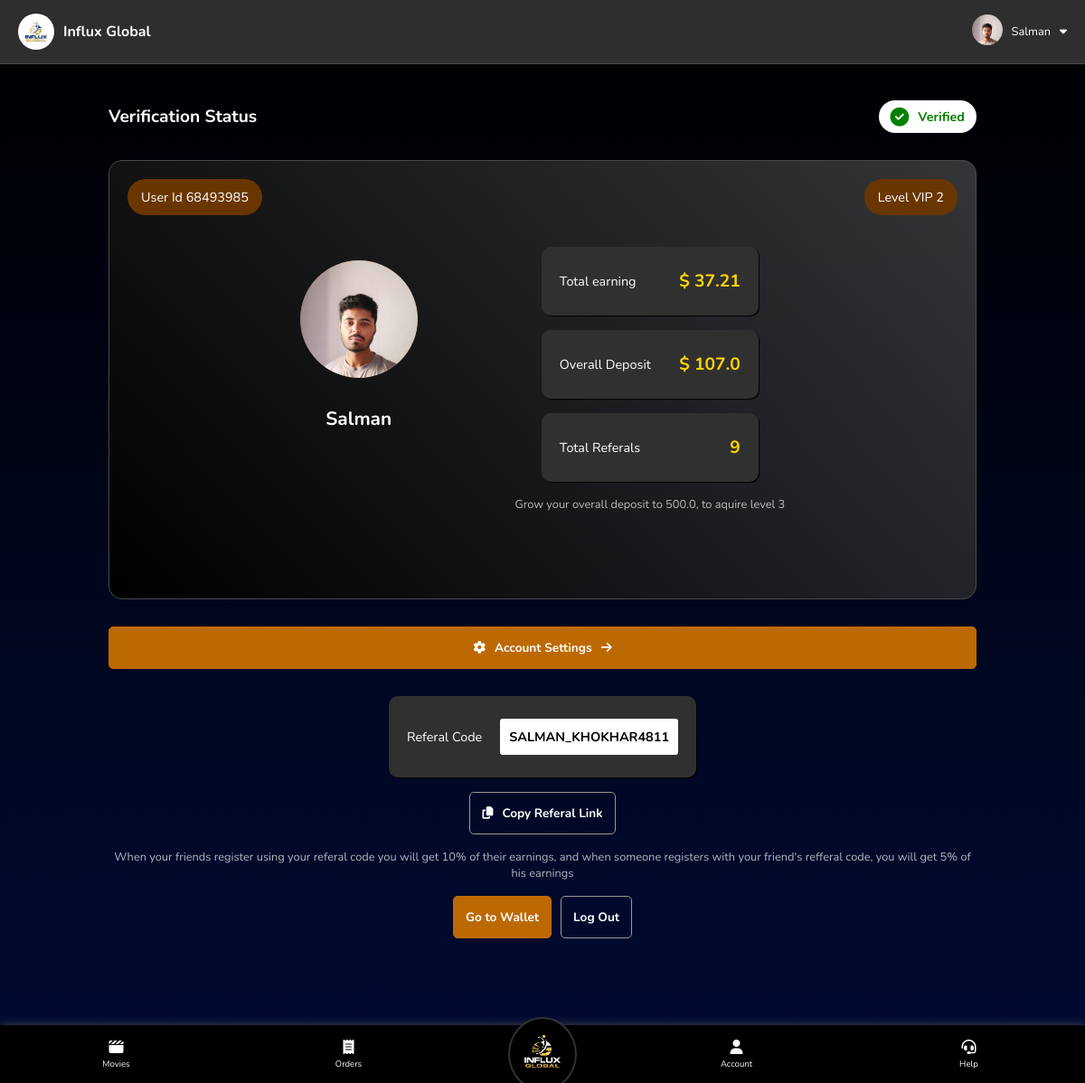
The app's page /user/account (signed in) with its own data.
### backend.py (models this page shows)
class users(db.Model):
    user_id = db.Column(db.String(50), primary_key=True, nullable=False)
    name = db.Column(db.String(50), nullable=False, unique=False)
    email = db.Column(db.String, nullable=True, unique=False)
    phone = db.Column(db.String(50), nullable=False, unique=True)
    password = db.Column(db.String(50), nullable=False, unique=False)
    country = db.Column(db.String(20), nullable=False, unique=False)
    account_status = db.Column(db.String(20), nullable=True, unique=False)
    selfReferalCode = db.Column(db.String(50), nullable=False, unique=True)
    joiningReferalCode = db.Column(db.String(50), nullable=False, unique=False)
    level = db.Column(db.Integer, nullable=False, unique=False)
    purchased_tickets = db.Column(db.String, nullable=True, unique=False)
    payment_requests = db.Column(db.String, nullable=True, unique=False)
    overall_referals = db.Column(db.Integer, nullable=False, unique=False)
    overall_deposit = db.Column(db.Float, nullable=False, unique=False)
    wallet_balance = db.Column(db.Float, nullable=False, unique=False)
    experience_money = db.Column(db.Float, nullable=True, unique=False)
    overall_earning = db.Column(db.Float, nullable=False, unique=False)
    today_earning = db.Column(db.Float, nullable=False, unique=False)
    monthly_earning = db.Column(db.Float, nullable=False, unique=False)

### backend.py (the view)
@app.route("/user/account", methods=["GET"])
def user_account():
    if request.method == "GET":
        if "user" in session:
            user_id = session["user"]
            selected_user = users.query.filter_by(user_id = user_id).first()
            if selected_user:
                level_upgrade_string = generate_level_upgrade_string(selected_user.level, selected_user.overall_referals, selected_user)
                return render_template("user/account.html", user=selected_user, level_upgrade_string=level_upgrade_string, currentPagespanText="Account", round=round, get_dpImg_src=get_dpImg_src)
            else:
                session.pop("user")
                return redirect("/")
        else:
            return redirect("/")

### backend.py (called while the page is built)
@app.route("/get-dp-img-src/<string:user_id>", methods=["GET"])
def get_dpImg_src(user_id):
    user_dp_folder = os.path.join(app.config['UPLOAD_FOLDER'], "dp", user_id)
    if os.path.exists(user_dp_folder):
        dp_filename = os.listdir(user_dp_folder)[0]
        img_src = "/" + os.path.join(user_dp_folder, dp_filename)
        return img_src
    else:
        return False

### templates/user/account.html (shortened to what this page needs)
{% extends 'user/home.html' %}
{% block main %}
<div class="container" id="accountContainer">
    <div id="verificationBox" class="v-box-{{user.account_status}}">
        <span class="title">Verification Status</span>
        <span class="btnWithIcon verStatus">
            <span>{{user.account_status}}</span>
        </span>
    </div>
    <div id="profileContainer">
        <div class="profileSection">
            <span class="userId infoBlock">User Id {{user.user_id}}</span>
            <div class="profilePicWrapper" id="profilePicWrapper">
                {% if get_dpImg_src(user.user_id) %}
                <img class="dpImg" src="{{get_dpImg_src(user.user_id)}}" alt="DP">
                {% else %}
                <i class="fa-solid fa-user" style="color: #ffffff;"></i>
                <i class="fa-solid fa-camera"></i>
                {% endif %}
            </div>
            <span class="name">{{user.name}}</span>
        </div>
        <div class="levelSection">
            <span class="level infoBlock">Level VIP {{user.level}}</span>
            <span class="amountBlock">Total earning <strong>&dollar; {{ round(user.overall_earning, 2) }}</strong></span>
            <span class="amountBlock">Overall Deposit <strong>&dollar; {{ round(user.overall_deposit, 2) }}</strong></span>
            <span class="amountBlock">Total Referals <strong>{{user.overall_referals}}</strong></span>
            <p>{{level_upgrade_string}}</p>
        </div>
    </div>
    <a href="/user_account_settings/{{user.user_id}}" class="btn btnNormal btnWithIcon">
        <i class="fa-solid fa-gear"></i>
        <span>Account Settings</span>
        <i class="fa-solid fa-arrow-right"></i>
    </a>
    <div class="referalCodeWrapper levelSection">
        <span class="amountBlock">
            Referal Code <div class="rCode">{{user.selfReferalCode}}</div>
        </span>
        <button id="refLinKCopyBtn" class="btn btnTrans btnWithIcon">
            <i class="fa-solid fa-copy"></i>
            <span id="refLinKCopyBtnSpan">Copy Referal Link</span>
        </button>
        <p>When your friends register using your referal code you will get 10% of their earnings, and when someone registers with your friend's refferal code, you will get 5% of his earnings</p>
        <div id="bottombtnsContainer">
            <a href="/user/wallet" class="btn btnNormal">Go to Wallet</a>
            <a href="/logout/{{user.user_id}}" class="btn btnTrans">Log Out</a>
        </div>
    </div>
</div>
{% endblock main %}

### templates/user/home.html (shortened to what this page needs)
<!doctype html>
<html lang="en">
<head>
    <link rel="stylesheet" href="/static/css/comman.css">
    <link rel="stylesheet" href="/static/css/user/style.css">
</head>
<body>
    {% block topbar %}
    <div id="topBar">
        <div class="block" style="padding: 5px 10px;">
            <span class="btnWithIcon">
                <img src="/static/img/favicons/apple-touch-icon.png" alt="logo" class="topBarLogo">
                <span style="font-weight: bold;">Influx Global</span>
            </span>
        </div>
        <div class="block" style="font-size: 0.8rem; cursor: pointer;">
            <span class="btnWithIcon topBarSpan" id="profileSpan">
                <div class="dpImgWrapper">
                    {% if get_dpImg_src(user.user_id) %}
                    <img class="dpImg" src="{{get_dpImg_src(user.user_id)}}" alt="DP">
                    {% else %}
                    <i class="fa-solid fa-user" style="color: #ffffff;"></i>
                    {% endif %}
                </div>
                <span>{{user.name}}</span>
                <i class="fa-solid fa-caret-down"></i>
            </span>
        </div>
    </div>
    {% endblock topbar %}
    {% block main %}{% endblock main %}
    {% block nav %}
    <nav>
        <a href="/user" class="navlink navlinkWithIcon">
            <i class="fa-solid fa-clapperboard"></i>
            <span>Movies</span>
        </a>
        <a href="/user/orders" class="navlink navlinkWithIcon">
            <i class="fa-solid fa-receipt"></i>
            <span>Orders</span>
        </a>
        <a href="/userhome" id="navLogoLink">
            <img id="navLogo" src="{{ url_for('static', filename='img/logos/Png/Influx-global-logo-Final-Files-04.png') }}" alt="">
        </a>
        <a href="/user/account" class="navlink navlinkWithIcon">
            <i class="fa-solid fa-user"></i>
            <span>Account</span>
        </a>
        <a href="/user/help" class="navlink navlinkWithIcon">
            <i class="fa-solid fa-headset"></i>
            <span>Help</span>
        </a>
    </nav>
    {% endblock nav %}
</body>
</html>

### static/css/comman.css (style rules this page uses)
* { padding: 0px; margin: 0px; color: white; font-family: 'Nunito', sans-serif; }
html { scroll-behavior: smooth; }
a.btn { text-decoration: none; }
a.navlink { text-decoration: none; }
.btn, .navlink { font-size: 0.85rem; }
.btn { background: none; border: none; padding: 13px; border-radius: 5px; font-weight: bold; text-align: center; }
.btnWithIcon { display: flex; align-items: center; justify-content: center; column-gap: 10px; }
.btn.btnNormal { background-color: #bd6903; border: 1px solid #bd6903; }
.btn.btnTrans { background: none; border: 1px solid rgb(151, 151, 151); }

### static/css/user/style.css (style rules this page uses)
body { background: linear-gradient(180deg, black, transparent); background-color: #000b34; min-height: 100vh; }
nav { display: flex; justify-content: space-around; align-items: center; background-color: #001118; background-color: black; position: fixed; width: 100vw; bottom: 0px; z-index: 1; height: 4.5rem; box-shadow: 1px 1px 10px #565656; }
#navLogoLink { background-color: black; border-radius: 100%; border: 2px solid #323232; margin: 0px 4%; }
#navLogo { width: 6vw; width: 5.5rem; }
.navlink { font-size: 1rem; }
.navlink.navlinkWithIcon { display: flex; flex-direction: column; justify-content: center; align-items: center; row-gap: 4px; height: 100%; width: 100%; height: 100%; }
.navlink.navlinkWithIcon i { font-size: 2vw; font-size: 1rem; }
.container { padding-top: 5vh; padding-bottom: 20vh; padding-right: 10vw; padding-left: 10vw; }
#topBar { display: flex; justify-content: space-between; align-items: center; border-bottom: 1px solid #ffffff26; position: sticky; top: 0px; backdrop-filter: blur(54px); background-color: #2e2e2e; z-index: 1; padding: 10px; }
#topBar .dpImg { width: 34px; border-radius: 100%; }
.topBarLogo { width: 40px; border-radius: 87%; }
#profileSpan { padding: 5px 10px; }
@media screen and (max-width: 1431px) { nav { height: 4rem; justify-content: normal; } }
@media screen and (max-width: 1431px) { .navlink { font-size: 0.6rem; } }
@media screen and (max-width: 1431px) { .navlink.navlinkWithIcon { width: 100%; } }
@media screen and (max-width: 1431px) { .navlink.navlinkWithIcon i { font-size: 1rem; } }
@media screen and (max-width: 1431px) { #navLogo { width: 4.5rem; } }

### records on screen
users: user_id (picture), name "Salman", account_status "Verified", user_id "68493985", level "2", overall_earning "37.21", overall_deposit "107.0", overall_referals "9", selfReferalCode "SALMAN_KHOKHAR4811"

### other values on screen
{{ level_upgrade_string }} "Grow your overall deposit to 500.0, to aquire level 3"
